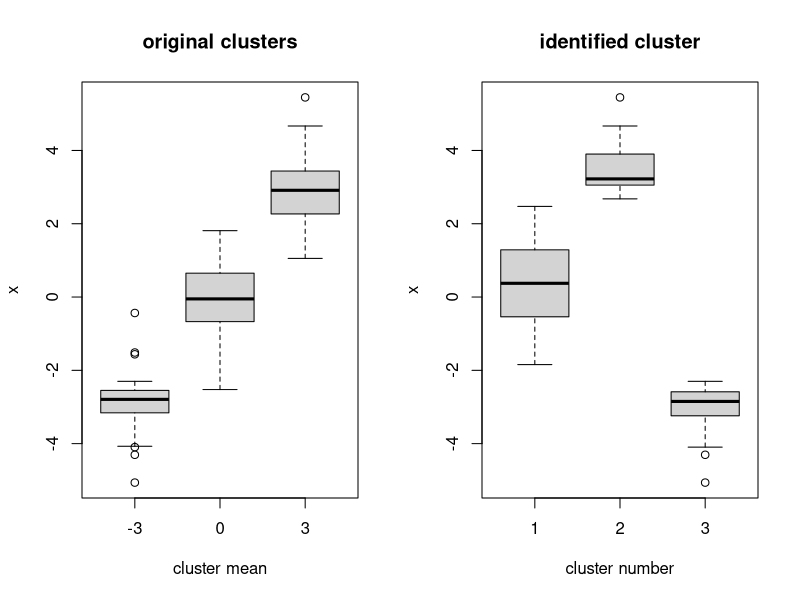

This chart was generated by the following R code:
#
# 13.1 - finding minumum or maximum of a single-parameter
# function.
#
# optimize(f, lower=lowerBound, upper=upperBound)
# optimize(f, lower=lowerBound, upper=upperBound, maximum=TRUE)

f <- function(x) 3*x^4-2*x^3+3*x^2-4*x+5

optimize(f, lower=-20, upper=20)
optimize(f, lower=-20, upper=20, maximum=TRUE)

#
# 13.2 - minimizing or maximizing a multiparameter function
#
# minimizing:
# optim(startingpoint, f)
#
# maximizing:
# optim(startingpoint, f, control=list(fnscale=-1))
#

f <- function(v) {
	a <- v[1]
	b <- v[2]
	sum(abs(z - ((x+a)^b)))
}

x <- -100:100
z <- x^2

optim(c(1,1), f)

# you can choose different search routines.

#
# 13.4 - performing principal component analysis
#
# r <- prcomp( ~ x + y + z)
#
# summary(r)
#
# two functions exist prcomp() and princomp(). prcomp()
# is the preferred method. use prcomp().
#

u <- 1:200
v <- (1:200) - 100
w <- (1:200) + 200

y <- u + 2*v*v + 3*w*w*w

r <- prcomp( ~ u + v + w + y)

print(r)

summary(r)

# plot(r)

#
# 13.5 - performing simple orthogonal regression
#
# create linear model using orthogonal regression where the
# variances of x and y are treated symetrically.
#
# usual linear regression minimizes the vertical distance
# from the y to the calulated value at x. if we reverse x and y,
# then we minimized the horizontal distance. the current
# method minimizes the distance to a line.
#
# r <- prcomp( ~ x + y)
# slope <- r$rotation[2,1] / r$rotation[1,1]
# intercept <- r$center[2] - slope*r$center[1]
#

#
# 13.6 - finding clusters in your data
#
# identify data points which are near to each other.
#
# d <- dist(n)             # compute distance between observations
# hc <- hclust(d)          # form hierarchical clusters
# clust <- cutree(hc, k=n) # organize into n largest clusters
# 
# dist() by default uses the euclidean distance, other options
# are available.
#
# hclust() calculates the clusters,
#
# cutree() pulls out the clusters.
#

means <- sample(c(-3,0,+3), 99, replace=TRUE)
x <- rnorm(99, mean=means)

tapply(x, factor(means), mean)

d <- dist(x)

hc <- hclust(d)

clust <- cutree(hc, k=3)

tapply(x, clust, mean)

par(mfrow=c(1,2))

plot(x ~ factor(means), 
     main="original clusters",
     xlab="cluster mean")
plot(x ~ factor(clust),
     main="identified cluster",
     xlab="cluster number")

